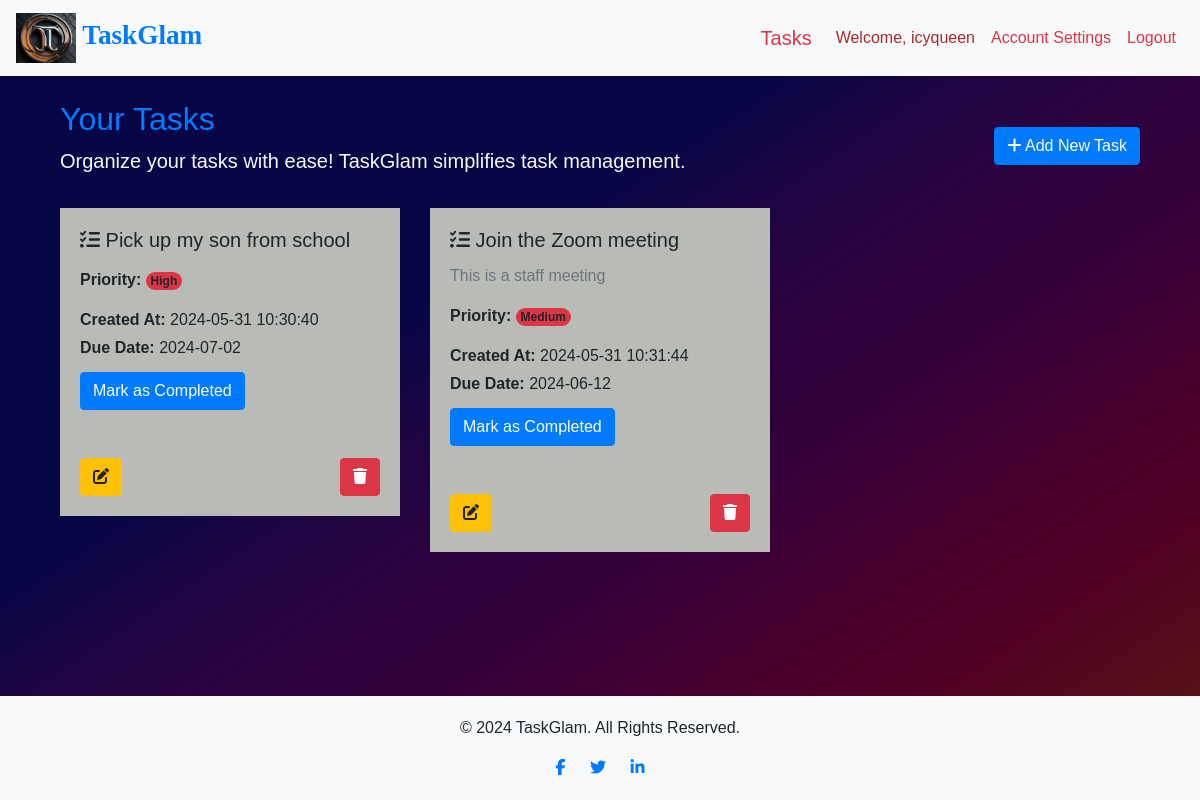
/tasks (signed in), run on an earlier commit of the app's database.
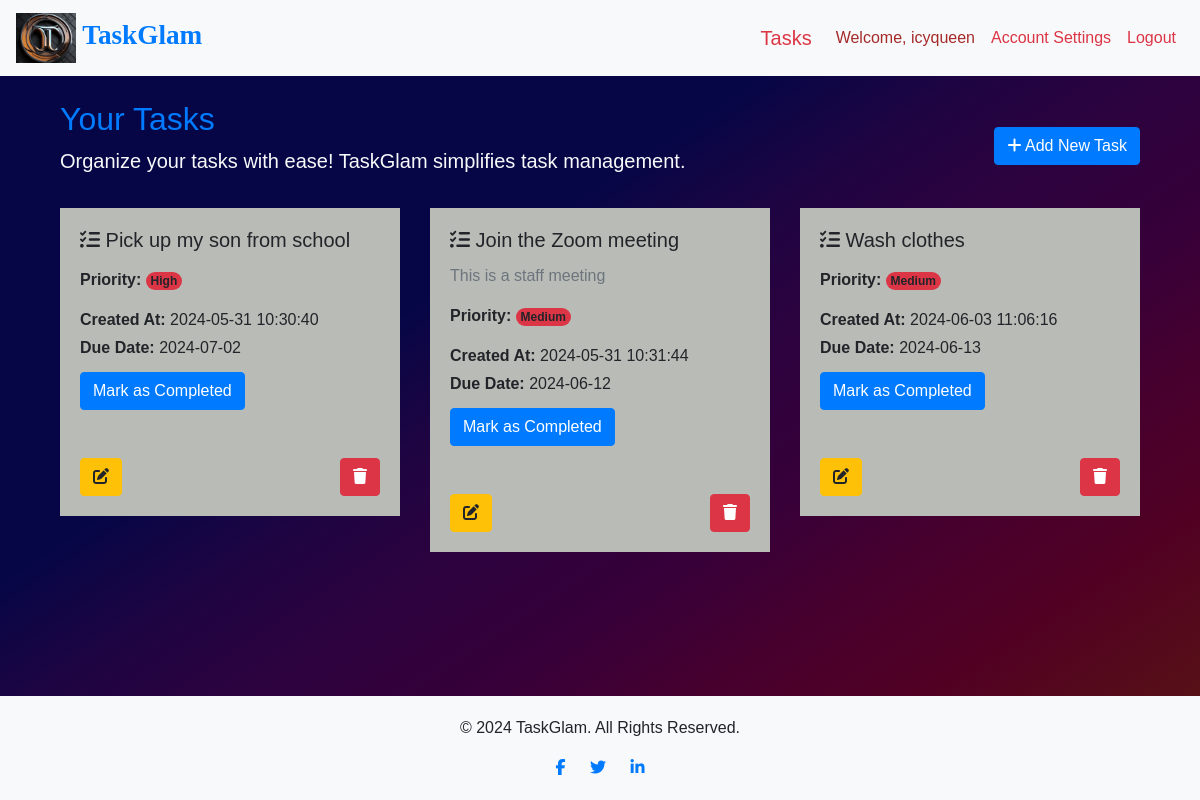
And on a later commit of the database.
### task_manager/models.py (models this page shows, shortened)
class User(db.Model, UserMixin):
    id = db.Column(db.Integer, primary_key=True)
    username = db.Column(db.String(30), nullable=False, unique=True)
    email_address = db.Column(db.String(50), nullable=False, unique=True)
    password_hash = db.Column(db.String(60), nullable=False)
    tasks = db.relationship('Task', backref='owner', lazy=True)
    @property
    def password(self):
        """
            Dummy password property to handle password hashing.

            Returns:
                str: The password hash.
        """
        return self.password

class Task(db.Model):
    id = db.Column(db.Integer, primary_key=True)
    title = db.Column(db.String(100), nullable=False)
    description = db.Column(db.Text, nullable=False)
    priority = db.Column(db.String(50), nullable=True)
    created_at = db.Column(db.DateTime, default=datetime.utcnow)
    updated_at = db.Column(db.DateTime, onupdate=datetime.utcnow)
    due_date = db.Column(db.DateTime, nullable=True)
    completed = db.Column(db.Boolean, default=False)
    user_id = db.Column(db.Integer, db.ForeignKey('user.id'), nullable=False)

### task_manager/routes.py (the view)
@app.route('/tasks')
@login_required
def tasks_page():
    tasks = Task.query.filter_by(user_id=current_user.id).all()
    return render_template('tasks.html', tasks=tasks)

### task_manager/models.py (called while the page is built)
@login_manager.user_loader
def load_user(user_id):
    return User.query.get(int(user_id))

### task_manager/templates/tasks.html (shortened to what this page needs)
{% extends "base.html" %} {% block title %} Tasks {% endblock %} {% block
content %}
<div class="container mt-4">
  <div class="row align-items-center mb-3">
    <div class="col">
      <h2 class="text-primary">Your Tasks</h2>
      <p class="lead text-light">
        Organize your tasks with ease! TaskGlam simplifies task management.
      </p>
    </div>
    <div class="col-auto">
      <a href="{{ url_for('add_task') }}" class="btn btn-primary">
        <i class="fas fa-plus"></i> Add New Task
      </a>
    </div>
  </div>
  <div class="row row-cols-1 row-cols-md-2 row-cols-lg-3">
    {% if tasks %}
    {% for task in tasks %}
    <div class="col mb-4" id="task-{{ task.id }}">
      <div class="card-body" style="background-color: #B9BBB6;">
        <h5 class="card-title task-title fs-5 fw-bold">
          <i class="fas fa-tasks"></i> {{ task.title }}
        </h5>
        <p class="card-text task-desc text-muted">{{ task.description }}</p>
        <p class="card-text">
          <strong>Priority:</strong>
          <span
            class="task-priority badge rounded-pill {% if task.priority %}bg-danger{% endif %}"
          >
            {{ task.priority }}
          </span>
        </p>
        <p class="card-text mb-1">
          <strong>Created At:</strong> {{ task.created_at.strftime('%Y-%m-%d
          %H:%M:%S') if task.created_at else 'N/A' }}
        </p>
        <p class="card-text mb-1 task-due-date">
          <strong>Due Date:</strong> {{ task.due_date.strftime('%Y-%m-%d') if
          task.due_date else 'No due date' }}
        </p>
        <button
          class="btn btn-md btn-primary mark-completed-btn ms-2 mt-2"
          data-id="{{ task.id }}"
        >
          {% if task.completed %} Completed {% else %} Mark as Completed {%
          endif %}
        </button>
        <div class="d-flex justify-content-between align-items-center mt-5">
          <a
            href="{{ url_for('edit_task', task_id=task.id) }}"
            class="btn btn-md btn-warning"
            title="Edit Task"
          >
            <i class="fas fa-edit"></i>
          </a>
          <button
            class="btn btn-md btn-danger delete-task-btn ms-2"
            data-id="{{ task.id }}"
            title="Delete Task"
          >
            <i class="fas fa-trash"></i>
          </button>
        </div>
      </div>
    </div>
    {% endfor %} {% else %}
    <div class="alert alert-info" role="alert">
      No tasks created yet! Add a new task to get started.
    </div>
    {% endif %}
  </div>
</div>
{% endblock %}

### task_manager/templates/base.html (shortened to what this page needs)
<!doctype html>
<html lang="en">
   <head>
      <link
         rel="stylesheet"
         href="https://cdn.jsdelivr.net/npm/bootstrap@4.5.3/dist/css/bootstrap.min.css"
         />
      <link
         rel="stylesheet"
         href="https://cdnjs.cloudflare.com/ajax/libs/font-awesome/5.15.4/css/all.min.css"
         />
      <link
         rel="stylesheet"
         href="https://cdn.jsdelivr.net/npm/sweetalert2@11/dist/sweetalert2.min.css"
         />
   </head>
   <body class="d-flex flex-column min-vh-100">
      <header>
         <nav class="navbar navbar-expand-lg navbar-light">
            <a class="navbar-brand text-primary font-weight-bold" href="{{ url_for('home_page') }}" style="font-family: 'lora', serif; font-size: 1.7em;">
            <img
               src="{{ url_for('static', filename='images/TaskGlam-logo.png') }}"
               alt="TaskGlam Logo"
               class="img-fluid"
               width="60"
               height="50"
               />
            TaskGlam
            </a>
            <div class="collapse navbar-collapse" id="navbarNav">
               <ul class="navbar-nav ml-auto">
                  {% if current_user.is_authenticated %}
                  <li class="nav-item">
                     <a class="navbar-brand text-danger" href="{{ url_for('tasks_page') }}"
                        >Tasks</a
                        >
                  </li>
                  <li class="nav-item">
                     <a class="nav-link" style="color: brown;">Welcome, {{ current_user.username }}</a>
                  </li>
                  <li class="nav-item">
                     <a class="nav-link text-danger" href="{{ url_for('account_settings') }}"
                        >Account Settings</a
                        >
                  </li>
                  <li class="nav-item">
                     <a class="nav-link text-danger" href="{{ url_for('logout_page') }}">Logout</a>
                  </li>
               </ul>
               {% endif %}
            </div>
         </nav>
      </header>
      <main>
         <div class="container mt-4">
            {% block content %} {% endblock %}
         </div>
      </main>
      <footer class="text-center">
         <div class="container">
            <p>&copy; 2024 TaskGlam. All Rights Reserved.</p>
            <div class="social-icons">
               <a href="https://www.facebook.com/nnamani.odinaka" target="_blank"
                  ><i class="fab fa-facebook-f"></i
                  ></a>
               <a href="https://x.com/QOdinaka" target="_blank"
                  ><i class="fab fa-twitter"></i
                  ></a>
               <a
                  href="https://www.linkedin.com/in/queendarlin-nnamani"
                  target="_blank"
                  ><i class="fab fa-linkedin-in"></i
                  ></a>
            </div>
         </div>
      </footer>
   </body>
</html>

### task_manager/templates/base.html (style rules this page uses)
body { background-image: linear-gradient(to right bottom, #060646, #060646, #060646, #060646, #060646, #1f0442, #2d023e, #370039, #47002e, #510023, #560d19, #571c10); font-family: Sans-Serif, proxima Nova; }
header { background-color: #f8f9fa; }
footer { margin-top: auto; background-color: #f8f9fa; padding: 20px 0; }
.social-icons a { margin: 0 10px; }

What changed in the data, as far as the page shows it:
added Task: title "Wash clothes", priority "Medium", created_at "2024-06-03 11:06:16", due_date "2024-06-13", completed "Mark as Completed"
